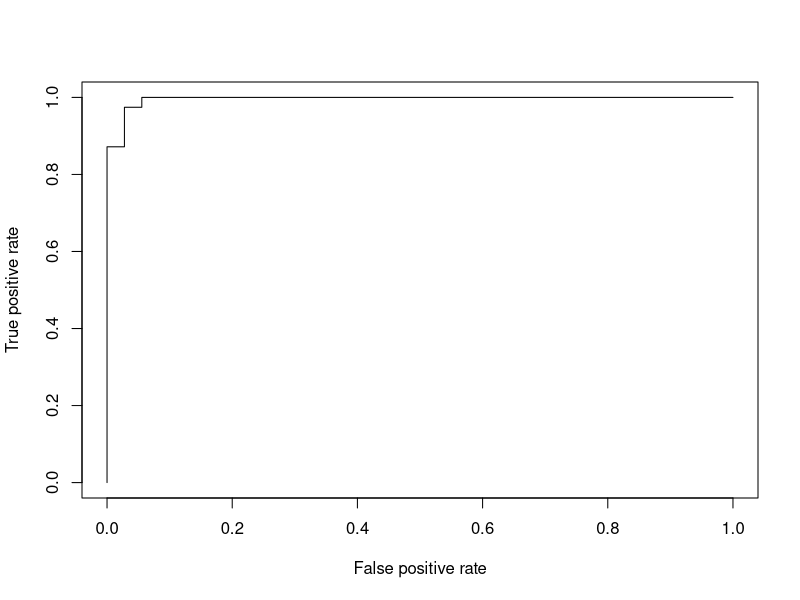
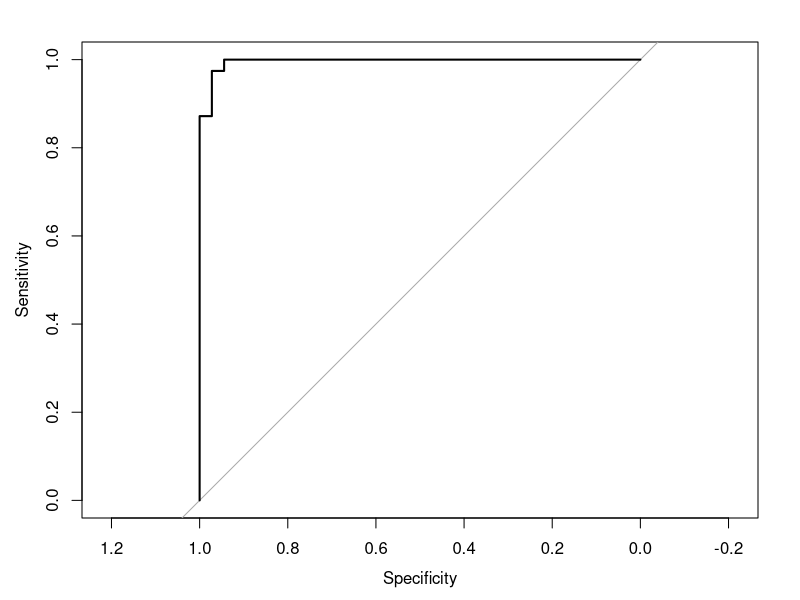
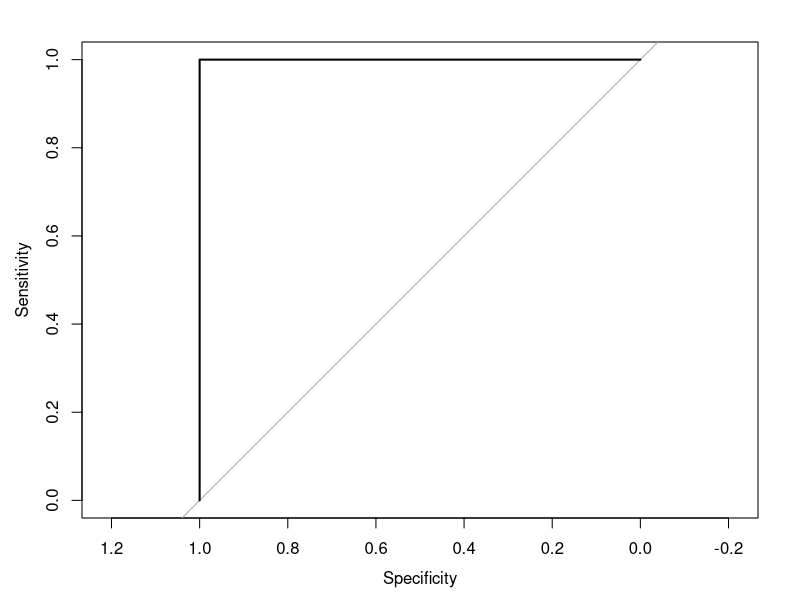

These figures' R source, in order:
library(glmnet)
library(datasets)
library(ggplot2)
library(caret)
library(ROCR)
data(iris)
summary(iris)
iris.small <- iris[iris$Species!="setosa",]
data <- iris.small
data$Species <- as.numeric(data$Species)
data$Species <- as.factor(data$Species)
smp_size <- floor(0.75 * nrow(data))
train_ind <- sample(seq_len(nrow(data)), size = smp_size)
train <- data[train_ind, ]
test <- data[-train_ind, ]
#Building a normal glm
model <- glm(train$Species ~ ., data = train , family ="binomial")
PredTrain <-  predict(model, newdata=train, type="response") 
table(train$Species, PredTrain > 0.5)

PredTest <- predict(model, newdata = test, type = "response")
table(test$Species, PredTest > 0.5)

#Building a glm using the caret package
train_Contr <- trainControl(method = "cv",number = 5)



#Building a glm using the L2 regression penalty
Features_Train <- subset(train, select = -c(Species))
Features_Test <- subset(test, select = -c(Species))

Output_Train <- subset(train, select = c(Species))
Output_Test <- subset(test, select = c(Species))

x <- model.matrix(Species~.,train)
#y <- ifelse(trainset$diabetes=="pos",1,0)
y <- train$Species
cv.out <- cv.glmnet(x,y,alpha=1,family="binomial",type.measure = "mse")
lambda_1se <- cv.out$lambda.1se
x_test <- model.matrix(Species~.,test)
lasso_prob <- predict(cv.out,newx = x_test,s=lambda_1se,type="response")
table(test$Species, lasso_prob > 0.5)
coef(cv.out,s=lambda_1se)



#Assessing the performance of the logistic regression using ROCR
library(ROCR)
pr <- prediction(PredTrain,train$Species)
prf <- performance(pr, measure = "tpr", x.measure = "fpr")
plot(prf)
auc <- performance(pr, measure = "auc")
auc <- auc@y.values[[1]]
auc


#Assessing the performance of logistic regression using pROC
library(pROC)
train$prob <- PredTrain
test$prob <- PredTest
ROC_Train <- roc(Species ~ prob, data = train)
plot(ROC_Train)

ROC_Test <- roc(Species ~ prob, data = test)
plot(ROC_Test)

AUC_Train <- auc(Species ~ prob, data = train)

AUC_Test <- auc(Species ~ prob, data = test)


claire <- train[ , "Species", drop = TRUE]

claire <- subset(train, select = -c(Species))




# glm.out <- glm(Species ~ Sepal.Width + Sepal.Length + Petal.Width + Petal.Length,
#                data = iris.small,
#                family = binomial)
# summary(glm.out)
# lr_data <- data.frame(predictor=glm.out$linear.predictors, prob=glm.out$fitted.values, Species=iris.small$Species)
# ggplot(lr_data, aes(x=predictor, y=prob, color=Species)) + geom_point()
